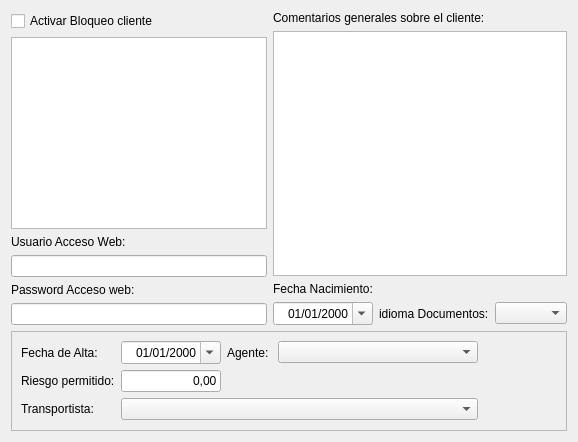
         <widget class="QWidget" name="tab_coments">
          <property name="styleSheet">
           <string notr="true"/>
          </property>
          <attribute name="title">
           <string>Comentarios y Otros</string>
          </attribute>
          <layout class="QGridLayout" name="gridLayout_18">
           <item row="0" column="1" colspan="2">
            <widget class="QLabel" name="label_82">
             <property name="maximumSize">
              <size>
               <width>16777215</width>
               <height>21</height>
              </size>
             </property>
             <property name="text">
              <string>Comentarios generales sobre el cliente:</string>
             </property>
            </widget>
           </item>
           <item row="1" column="1" colspan="3">
            <widget class="QTextEdit" name="txtcomentarios"/>
           </item>
           <item row="2" column="1">
            <widget class="QLabel" name="label_42">
             <property name="text">
              <string>Fecha Nacimiento:</string>
             </property>
            </widget>
           </item>
           <item row="3" column="1">
            <widget class="QDateEdit" name="txtfecha_nacimiento">
             <property name="maximumSize">
              <size>
               <width>100</width>
               <height>16777215</height>
              </size>
             </property>
             <property name="alignment">
              <set>Qt::AlignRight|Qt::AlignTrailing|Qt::AlignVCenter</set>
             </property>
             <property name="buttonSymbols">
              <enum>QAbstractSpinBox::UpDownArrows</enum>
             </property>
             <property name="displayFormat">
              <string>dd/MM/yyyy</string>
             </property>
             <property name="calendarPopup">
              <bool>true</bool>
             </property>
            </widget>
           </item>
           <item row="0" column="0" rowspan="4">
            <layout class="QVBoxLayout" name="verticalLayout_6">
             <item>
              <widget class="QCheckBox" name="chklBloqueoCliente">
               <property name="text">
                <string>Activar Bloqueo cliente</string>
               </property>
              </widget>
             </item>
             <item>
              <widget class="QTextEdit" name="txtcomentario_bloqueo">
               <property name="enabled">
                <bool>true</bool>
               </property>
               <property name="undoRedoEnabled">
                <bool>true</bool>
               </property>
               <property name="readOnly">
                <bool>true</bool>
               </property>
              </widget>
             </item>
             <item>
              <widget class="QLabel" name="label_43">
               <property name="text">
                <string>Usuario Acceso Web:</string>
               </property>
              </widget>
             </item>
             <item>
              <widget class="QLineEdit" name="txtacceso_web"/>
             </item>
             <item>
              <widget class="QLabel" name="label_44">
               <property name="text">
                <string>Password Acceso web:</string>
               </property>
              </widget>
             </item>
             <item>
              <widget class="QLineEdit" name="txtpassword_web"/>
             </item>
            </layout>
           </item>
           <item row="3" column="3">
            <widget class="QComboBox" name="cboidiomaDocumentos"/>
           </item>
           <item row="4" column="0" colspan="4">
            <widget class="QFrame" name="frame_5">
             <property name="minimumSize">
              <size>
               <width>0</width>
               <height>100</height>
              </size>
             </property>
             <property name="frameShape">
              <enum>QFrame::StyledPanel</enum>
             </property>
             <property name="frameShadow">
              <enum>QFrame::Raised</enum>
             </property>
             <layout class="QGridLayout" name="gridLayout_9">
              <item row="0" column="0">
               <layout class="QGridLayout" name="gridLayout_8">
                <item row="1" column="0">
                 <widget class="QLabel" name="label_35">
                  <property name="text">
                   <string>Riesgo permitido:</string>
                  </property>
                 </widget>
                </item>
                <item row="0" column="2">
                 <widget class="QDateEdit" name="txtfecha_alta">
                  <property name="maximumSize">
                   <size>
                    <width>100</width>
                    <height>16777215</height>
                   </size>
                  </property>
                  <property name="alignment">
                   <set>Qt::AlignRight|Qt::AlignTrailing|Qt::AlignVCenter</set>
                  </property>
                  <property name="displayFormat">
                   <string>dd/MM/yyyy</string>
                  </property>
                  <property name="calendarPopup">
                   <bool>true</bool>
                  </property>
                 </widget>
                </item>
                <item row="1" column="2">
                 <widget class="QLineEdit" name="txtrRiesgoPermitido">
                  <property name="enabled">
                   <bool>true</bool>
                  </property>
                  <property name="maximumSize">
                   <size>
                    <width>100</width>
                    <height>16777215</height>
                   </size>
                  </property>
                  <property name="text">
                   <string>0,00</string>
                  </property>
                  <property name="alignment">
                   <set>Qt::AlignRight|Qt::AlignTrailing|Qt::AlignVCenter</set>
                  </property>
                 </widget>
                </item>
                <item row="0" column="0">
                 <widget class="QLabel" name="label_34">
                  <property name="text">
                   <string>Fecha de Alta:</string>
                  </property>
                 </widget>
                </item>
                <item row="0" column="4" colspan="2">
                 <widget class="QComboBox" name="cboagente">
                  <property name="minimumSize">
                   <size>
                    <width>200</width>
                    <height>0</height>
                   </size>
                  </property>
                 </widget>
                </item>
                <item row="2" column="0">
                 <widget class="QLabel" name="label_62">
                  <property name="text">
                   <string>Transportista:</string>
                  </property>
                 </widget>
                </item>
                <item row="0" column="3">
                 <widget class="QLabel" name="label_63">
                  <property name="text">
                   <string>Agente: </string>
                  </property>
                 </widget>
                </item>
                <item row="2" column="2" colspan="4">
                 <widget class="QComboBox" name="cbotransportista"/>
                </item>
               </layout>
              </item>
              <item row="0" column="1">
               <spacer name="horizontalSpacer_6">
                <property name="orientation">
                 <enum>Qt::Horizontal</enum>
                </property>
                <property name="sizeHint" stdset="0">
                 <size>
                  <width>40</width>
                  <height>20</height>
                 </size>
                </property>
               </spacer>
              </item>
             </layout>
            </widget>
           </item>
           <item row="3" column="2">
            <widget class="QLabel" name="label_9">
             <property name="text">
              <string>idioma Documentos:</string>
             </property>
            </widget>
           </item>
          </layout>
         </widget>
